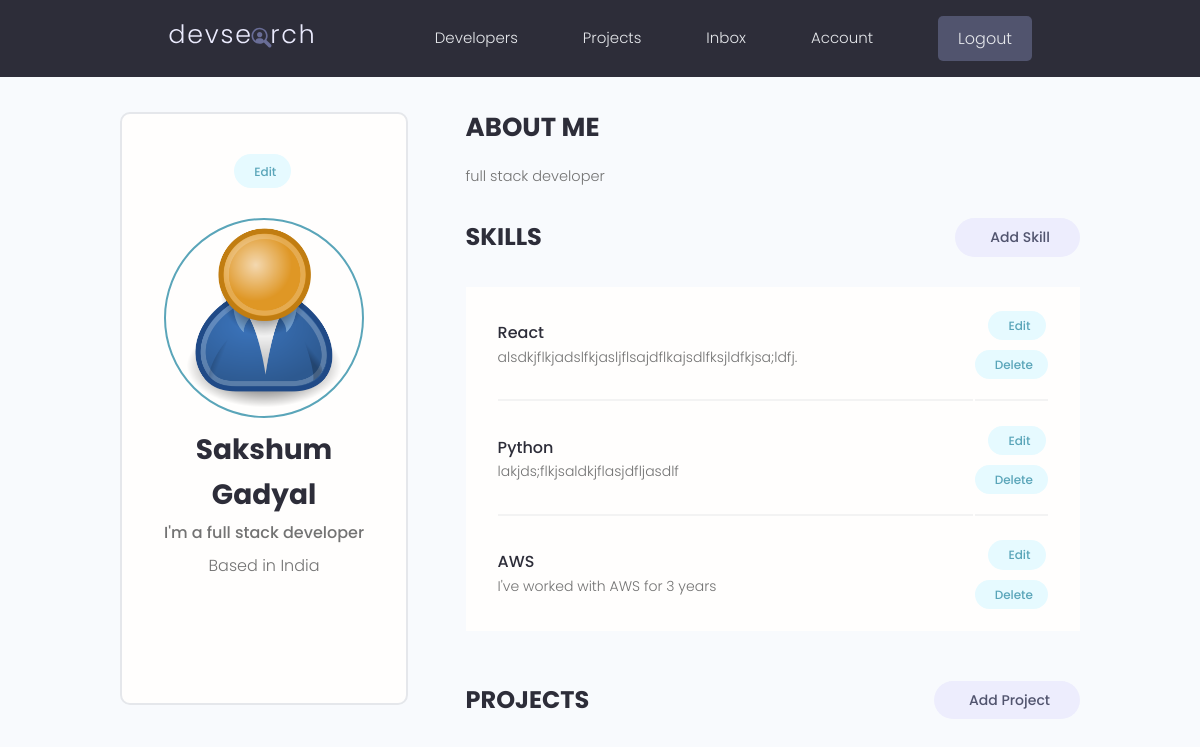
The app's page /account/ (signed in) with its own data.
### users/models.py (models this page shows, shortened)
class Profile(models.Model):
    user = models.OneToOneField(User, on_delete=models.CASCADE, null=True,blank=True)
    name = models.CharField(max_length=200, blank=True, null=True)
    email = models.EmailField(max_length=500, blank=True, null=True)
    username = models.CharField(max_length=200, blank=True, null=True)
    location = models.CharField(max_length=200, blank=True, null=True)
    short_intro = models.CharField(max_length=200, blank=True, null=True)
    bio = models.TextField(blank=True, null=True)
    profile_image = models.ImageField(null=True, blank=True,
        upload_to='profiles/',default="profiles/user-default.png")
    social_github = models.CharField(max_length=200, blank=True, null=True)
    social_twitter = models.CharField(max_length=200, blank=True, null=True)
    social_linkedin = models.CharField(max_length=200, blank=True, null=True)
    social_youtube = models.CharField(max_length=200, blank=True, null=True)
    social_website = models.CharField(max_length=200, blank=True, null=True)
    created = models.DateTimeField(auto_now_add=True)
    id = models.UUIDField(default=uuid.uuid4, unique=True,
                            primary_key=True, editable=False)

class Skill(models.Model):
    owner = models.ForeignKey(
        Profile, on_delete=models.CASCADE, null=True, blank=True,)
    name = models.CharField(max_length=200, blank=True, null=True)
    description = models.TextField(null=True, blank=True)
    created = models.DateTimeField(auto_now_add=True)
    id = models.UUIDField(default=uuid.uuid4, unique=True,
                    primary_key=True, editable=False)

### users/views.py (the view)
# urls.py: path('account/', userAccount,  name='account'),
@login_required(login_url='login')
def userAccount(request):
    profile = request.user.profile
    skills = profile.skill_set.all()
    projects = profile.project_set.all()
    context = {'profile': profile, 'skills':skills, 'projects':projects }
    return render(request, 'users/account.html', context)

### users/templates/users/account.html (shortened to what this page needs)
 {% extends 'main.html' %}
 {% block content %}
  <main class="settingsPage profile my-md">
    <div class="container">
      <div class="layout">
        <div class="column column--1of3">
          <div class="card text-center">
            <div class="card__body dev">
              <a class="tag tag--pill tag--main settings__btn" href="{% url 'edit-account' %}"> Edit</a>
              <img class="avatar avatar--xl dev__avatar" src="{{profile.profile_image.url}}" />
              <h2 class="dev__name">{{profile.name}}</h2>
              <p class="dev__title">{{profile.short_intro}}</p>
              <p class="dev__location">Based in {{profile.location}}</p>
              <ul class="dev__social">
              </ul>
            </div>
          </div>
        </div>
        <div class="column column--2of3">
          <div class="devInfo">
            <h3 class="devInfo__title">About Me</h3>
            <p class="devInfo__about">
             {{profile.bio}}
            </p>
          </div>
          <div class="settings">
            <h3 class="settings__title">Skills</h3>
            <a class="tag tag--pill tag--sub settings__btn tag--lg" href="{% url 'create-skill' %}"> Add Skill</a>
          </div>
          <table class="settings__table">
            {% for skill in skills %}
            <tr>
              <td class="settings__tableInfo">
                <h4>{{skill.name}}</h4>
                <p>
                {{skill.description}}
                </p>
              </td>
              <td class="settings__tableActions">
                <a class="tag tag--pill tag--main settings__btn" href="{% url 'update-skill' skill.id %}"> Edit</a>
                <a class="tag tag--pill tag--main settings__btn" href="{% url 'delete-skill' skill.id %}?next=/account">
                  Delete</a>
              </td>
            </tr>
            {% endfor %}
          </table>
          <div class="settings">
            <h3 class="settings__title">Projects</h3>
            <a class="tag tag--pill tag--sub settings__btn tag--lg" href="{% url 'create-project'%}"> Add Project</a>
          </div>
        </div>
      </div>
    </div>
  </main>
  {% endblock %}

### static/styles/app.css (style rules this page uses)
:root { --color-sub: #2d2d39; }
.card { border: 2px solid var(--color-light); }
img { width: 100%; }
.profile .card > .dev { padding: 4rem; }
.dev__avatar { display: block; margin: auto; }
.dev__name { color: var(--color-sub); font-size: 2.8rem; font-weight: 700; margin-top: 1rem; margin-bottom: 0.5rem; }
.dev__title { font-size: 1.6rem; font-weight: 500; line-height: 1.3; }
.dev__location { margin-top: 1rem; }
.dev__social { margin: 3rem 0; list-style: none; display: flex; justify-content: center; gap: 1.5rem; }
.devInfo { margin-bottom: 3rem; }
.devInfo__title, .devInfo__subtitle { font-size: 2.6rem; color: var(--color-sub); text-transform: uppercase; font-weight: 700; margin-bottom: 1.5rem; }
.devInfo__about, .devSkill__info { font-size: 1.45rem; line-height: 1.7; text-align: justify; }
.settingsPage .dev > .settings__btn { display: inline-block; margin-bottom: 3rem; }
.settings { display: flex; justify-content: space-between; align-items: center; }
.settings__title { font-size: 2.4rem; text-transform: uppercase; font-weight: 700; color: var(--color-sub); }
.settings__table { margin-top: 3rem; margin-bottom: 5rem; padding: 0 3rem; background: var(--color-white); }
.settings__table tr { width: 100%; }
.settings__table tr > td { padding: 2rem 0; }
.settings__table tr:not(:last-child) td { border-bottom: 2px solid var(--color-white-light); }
.settings__tableInfo { width: 100%; }
.settings__tableInfo h4, .settings__tableInfo a { padding-right: 1rem; width: auto; font-size: 1.6rem; font-weight: 500; color: var(--color-sub); }
.settings__tableInfo p { font-size: 1.4rem; }
.settings__tableActions { text-align: right; }

### static/uikit/styles/modules/_variables.css (style rules this page uses)
:root { --color-main: #5aa5b9; --color-main-light: #e6faff; --color-sub: #3f4156; --color-sub-light: #51546e; --color-sub-lighter: #ededfd; --color-text: #737373; --color-gray: #8b8b8b; --color-light: #e5e7eb; --color-light-gray: #767676; --color-bg: #f8fafd; --color-white: #fffefd; --color-white-light: #f3f3f3; --color-success: #359e64; --color-success-bg: #def8e8; --color-error: #fc4b0b; --color-error-bg: #fff2ee; --font-base: 'Poppins', arial, helvetica, 'Segoe UI', roboto, ubuntu, sans-serif; --font-monospace: 'Fira Code', 'Courier New', courier, monospace; --font-regular: 300; --font-medium: 500; --font-bold: 700; --generic-shadow: 1px 1px 5px #00000010; --generic-transition: all 0.3s ease-in-out; }

### static/uikit/styles/modules/_base.css (style rules this page uses)
* { margin: 0; padding: 0; box-sizing: border-box; text-rendering: optimizeLegibility; color: inherit; font-size: inherit; }
html { font-size: 50%; }
@media only screen and (min-width: 480px) { html { font-size: 56.25%; } }
@media only screen and (min-width: 1200px) { html { font-size: 62.5%; } }
body { line-height: 1.6; font-weight: 400; font-size: 1.5rem; color: var(--color-text); background-color: var(--color-bg); min-height: 100vh; }

### static/uikit/styles/modules/_typography.css (style rules this page uses)
* { font-family: var(--font-base); }
h2 { font-size: 3.6rem; font-weight: var(--font-bold); }
h3 { font-size: 3.2rem; font-weight: var(--font-medium); }
h4 { font-size: 2.8rem; font-weight: var(--font-medium); }
p, span, strong { font-size: 1.6rem; color: var(--color-text); font-weight: var(--font-regular); }
a { padding-bottom: 2px; text-decoration: none; display: inline-block; color: var(--color-main); font-weight: var(--font-medium); }

### static/uikit/styles/modules/_utilities.css (style rules this page uses)
.container { width: 92%; max-width: 165rem; margin: 0 auto; box-sizing: border-box; }
@media screen and (min-width: 1000px) { .container { width: 90%; } }
@media screen and (min-width: 1200px) { .container { width: 80%; } }
.text-center { text-align: center; }
.my-md { margin: 3rem auto; }

### static/uikit/styles/modules/_avatar.css (style rules this page uses)
.avatar { border-radius: 50%; border: 2px solid var(--color-main); object-fit: cover; }
.avatar--xl { height: 20rem; width: 20rem; }

### static/uikit/styles/modules/_card.css (style rules this page uses)
.card { border-radius: 1rem; background-color: var(--color-white); border: 1.5px solid var(--color-light); width: auto; height: auto; margin-top: 0.5rem; margin-bottom: 0.5rem; overflow: hidden; }
.card__body, .card__header { padding: 2rem 2.5rem; }

### static/uikit/styles/modules/_layout.css (style rules this page uses)
.layout { display: flex; flex-flow: row wrap; justify-content: space-between; }
.layout > .column { margin-bottom: 3rem; }
.layout > .column.column--1of3 { flex-basis: 30%; }
.layout > .column.column--2of3 { flex-basis: 64%; }

### records on screen
Profile: profile_image (placeholder picture), name "Sakshum Gadyal", short_intro "I'm a full stack developer", location "India", bio "full stack developer"
Skill: name "React", description "alsdkjflkjadslfkjasljflsajdflkajsdlfksjldfkjsa;ldfj."
Skill: name "Python", description "lakjds;flkjsaldkjflasjdfljasdlf"
Skill: name "AWS", description "I've worked with AWS for 3 years"
